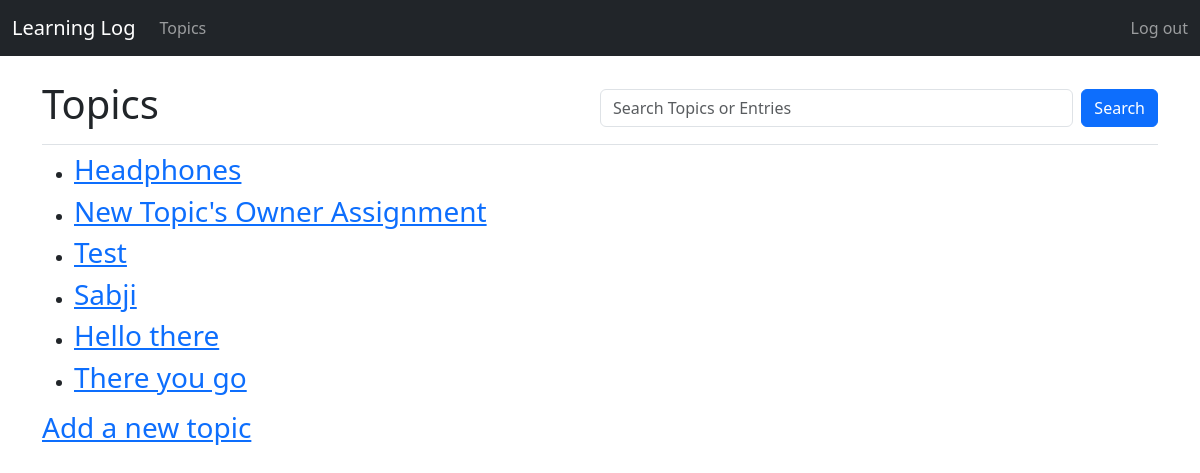
The app's page /topics/ (signed in), older data.
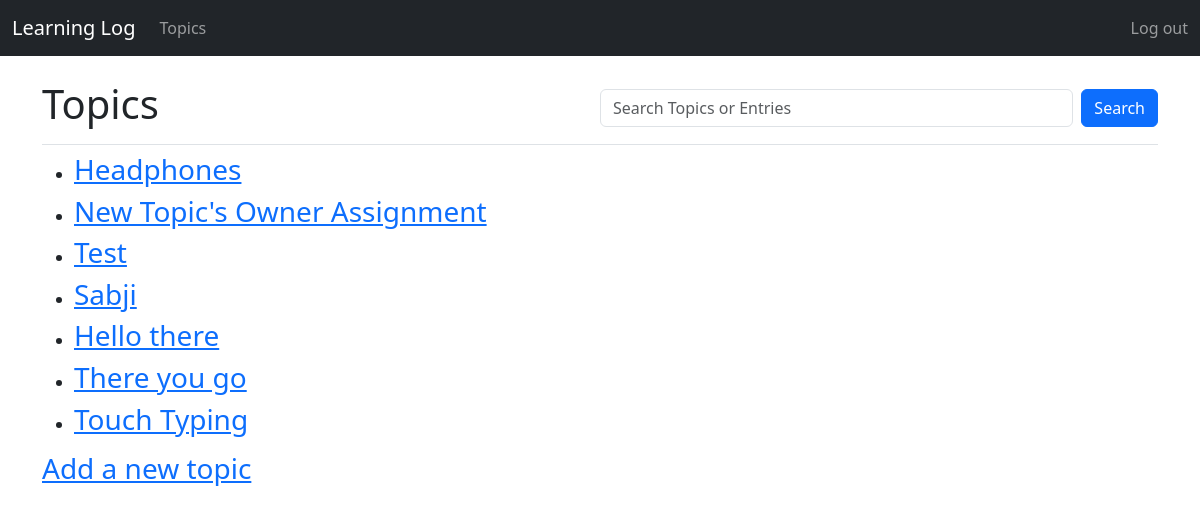
The same page, newer data.
### learning_logs/models.py (models this page shows)
class Topic(models.Model):
    text = models.CharField(max_length=200)
    date_added = models.DateTimeField(auto_now_add=True)
    owner = models.ForeignKey(User, on_delete=models.CASCADE) # 2. Add the owner field
    def __str__(self):
        return self.text

### learning_logs/views.py (the view)
# urls.py: path('topics/', views.topics, name='topics'),
@login_required
def topics(request):
    topics = Topic.objects.filter(owner=request.user).order_by('date_added')
    context = {'topics': topics}
    return render(request, 'learning_logs/topics.html', context)

### learning_logs/templates/learning_logs/topics.html
{% extends "learning_logs/base.html" %}
{% block page_header %}
  <div class="d-flex justify-content-between align-items-center">
    <h1>Topics</h1>
    <form class="d-flex w-50" action="{% url 'learning_logs:search_results' %}" method="get">
      <input class="form-control me-2" type="search" name="q" placeholder="Search Topics or Entries" aria-label="Search">
      <button class="btn btn-primary" type="submit">Search</button>
    </form>
  </div>
{% endblock page_header %}
{% block content %}
  <ul>
    {% for topic in topics %}
      <li>
        <h3>
          <a href="{% url 'learning_logs:topic' topic.id %}">{{ topic }}</a>
        </h3>
      </li>
    {% empty %}
      <li><h3>No topics have been added yet.</h3></li>
    {% endfor %}
  </ul>
  <h3>
    <a href="{% url 'learning_logs:new_topic' %}">Add a new topic</a>
  </h3>
{% endblock content %}

Row changes from the older to the newer data that the page shows:
added Topic: text "Touch Typing"
